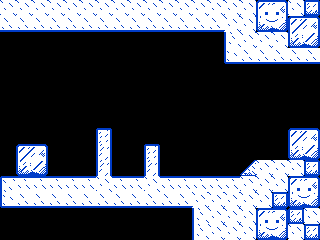

This game map was drawn from its Tiled (.tmx) file and the tilesets committed beside it. A one-line description and the full map source follow:
An orthogonal 20x15 tile map with 16x16 px tiles, 1 tile layer (Tile Layer 1).

<map version="1.10" tiledversion="1.10.2" orientation="orthogonal" renderorder="right-down" width="20" height="15" tilewidth="16" tileheight="16" infinite="0" nextlayerid="2" nextobjectid="1">
 <tileset firstgid="1" source="tilemap_ice.tsx" />
 <layer id="1" name="Tile Layer 1" width="20" height="15">
  <data encoding="csv">
14,14,14,14,14,14,14,14,14,14,14,14,14,14,14,14,9,10,14,1,
22,22,22,22,22,22,22,22,22,22,22,22,22,22,14,14,17,18,11,12,
0,0,0,0,0,0,0,0,0,0,0,0,0,0,13,14,14,14,19,20,
0,0,0,0,0,0,0,0,0,0,0,0,0,0,21,22,22,22,22,22,
0,0,0,0,0,0,0,0,0,0,0,0,0,0,0,0,0,0,0,0,
0,0,0,0,0,0,0,0,0,0,0,0,0,0,0,0,0,0,0,0,
0,0,0,0,0,0,0,0,0,0,0,0,0,0,0,0,0,0,0,0,
0,0,0,0,0,0,0,0,0,0,0,0,0,0,0,0,0,0,0,0,
0,0,0,0,0,0,8,0,0,0,0,0,0,0,0,0,0,0,11,12,
0,11,12,0,0,0,16,0,0,8,0,0,0,0,0,0,0,0,19,20,
0,19,20,0,0,0,16,0,0,16,0,0,0,0,0,2,14,14,14,1,
5,6,6,6,6,6,14,6,6,14,6,6,6,6,6,14,14,14,9,10,
21,22,22,22,22,22,22,22,22,22,22,22,14,14,14,14,14,1,17,18,
0,0,0,0,0,0,0,0,0,0,0,0,13,14,14,14,9,10,1,14,
0,0,0,0,0,0,0,0,0,0,0,0,13,14,14,14,17,18,14,1
</data>
 </layer>
</map>